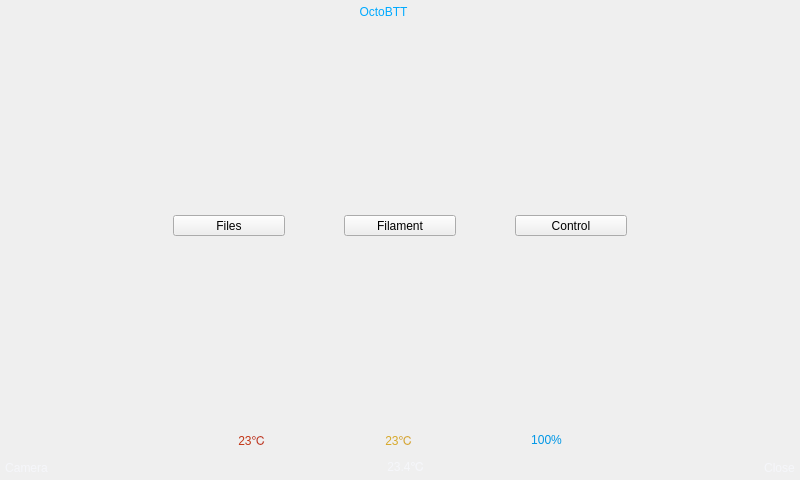
<?xml version="1.0" encoding="UTF-8"?>
<ui version="4.0">
 <class>MainWindow</class>
 <widget class="QMainWindow" name="MainWindow">
  <property name="windowModality">
   <enum>Qt::WindowModal</enum>
  </property>
  <property name="geometry">
   <rect>
    <x>0</x>
    <y>0</y>
    <width>800</width>
    <height>480</height>
   </rect>
  </property>
  <property name="sizePolicy">
   <sizepolicy hsizetype="Fixed" vsizetype="Fixed">
    <horstretch>0</horstretch>
    <verstretch>0</verstretch>
   </sizepolicy>
  </property>
  <property name="windowTitle">
   <string>OctoBTT</string>
  </property>
  <property name="windowIcon">
   <iconset resource="assets.qrc">
    <normaloff>:/assets/icon/BTT_Duck.svg</normaloff>:/assets/icon/BTT_Duck.svg</iconset>
  </property>
  <widget class="QWidget" name="centralwidget">
   <property name="sizePolicy">
    <sizepolicy hsizetype="Fixed" vsizetype="Fixed">
     <horstretch>0</horstretch>
     <verstretch>0</verstretch>
    </sizepolicy>
   </property>
   <property name="whatsThis">
    <string/>
   </property>
   <layout class="QVBoxLayout" name="verticalLayout">
    <property name="leftMargin">
     <number>5</number>
    </property>
    <property name="topMargin">
     <number>5</number>
    </property>
    <property name="rightMargin">
     <number>5</number>
    </property>
    <property name="bottomMargin">
     <number>5</number>
    </property>
    <item>
     <layout class="QVBoxLayout" name="verticalLayout_2" stretch="3,18,2,1">
      <property name="spacing">
       <number>3</number>
      </property>
      <property name="sizeConstraint">
       <enum>QLayout::SetDefaultConstraint</enum>
      </property>
      <item>
       <layout class="QHBoxLayout" name="horizontalLayout">
        <property name="spacing">
         <number>2</number>
        </property>
        <property name="sizeConstraint">
         <enum>QLayout::SetFixedSize</enum>
        </property>
        <item>
         <spacer name="horizontalSpacer">
          <property name="orientation">
           <enum>Qt::Horizontal</enum>
          </property>
          <property name="sizeType">
           <enum>QSizePolicy::MinimumExpanding</enum>
          </property>
          <property name="sizeHint" stdset="0">
           <size>
            <width>5</width>
            <height>10</height>
           </size>
          </property>
         </spacer>
        </item>
        <item>
         <widget class="QPushButton" name="UILogo">
          <property name="sizePolicy">
           <sizepolicy hsizetype="Preferred" vsizetype="Fixed">
            <horstretch>0</horstretch>
            <verstretch>0</verstretch>
           </sizepolicy>
          </property>
          <property name="cursor">
           <cursorShape>ArrowCursor</cursorShape>
          </property>
          <property name="styleSheet">
           <string notr="true">border:none;font: 40pt &quot;Gill Sans Ultra Bold&quot;;
color: rgb(0, 170, 255);</string>
          </property>
          <property name="text">
           <string>OctoBTT</string>
          </property>
          <property name="icon">
           <iconset resource="assets.qrc">
            <normaloff>:/assets/icon/icon-main-btt-blue.svg</normaloff>:/assets/icon/icon-main-btt-blue.svg</iconset>
          </property>
          <property name="iconSize">
           <size>
            <width>72</width>
            <height>72</height>
           </size>
          </property>
         </widget>
        </item>
        <item>
         <spacer name="horizontalSpacer_2">
          <property name="orientation">
           <enum>Qt::Horizontal</enum>
          </property>
          <property name="sizeType">
           <enum>QSizePolicy::MinimumExpanding</enum>
          </property>
          <property name="sizeHint" stdset="0">
           <size>
            <width>5</width>
            <height>10</height>
           </size>
          </property>
         </spacer>
        </item>
        <item>
         <widget class="QPushButton" name="Btn_setting">
          <property name="enabled">
           <bool>true</bool>
          </property>
          <property name="sizePolicy">
           <sizepolicy hsizetype="Preferred" vsizetype="Fixed">
            <horstretch>0</horstretch>
            <verstretch>0</verstretch>
           </sizepolicy>
          </property>
          <property name="cursor">
           <cursorShape>PointingHandCursor</cursorShape>
          </property>
          <property name="contextMenuPolicy">
           <enum>Qt::NoContextMenu</enum>
          </property>
          <property name="toolTip">
           <string/>
          </property>
          <property name="whatsThis">
           <string>BTStyleSheet4</string>
          </property>
          <property name="styleSheet">
           <string notr="true">border:none;</string>
          </property>
          <property name="text">
           <string/>
          </property>
          <property name="icon">
           <iconset resource="assets.qrc">
            <normaloff>:/assets/xitongpeizhi.svg</normaloff>:/assets/xitongpeizhi.svg</iconset>
          </property>
          <property name="iconSize">
           <size>
            <width>72</width>
            <height>72</height>
           </size>
          </property>
         </widget>
        </item>
       </layout>
      </item>
      <item>
       <layout class="QHBoxLayout" name="horizontalLayout_6" stretch="3,2,1,2,1,2,3">
        <property name="spacing">
         <number>3</number>
        </property>
        <item>
         <spacer name="horizontalSpacer_9">
          <property name="orientation">
           <enum>Qt::Horizontal</enum>
          </property>
          <property name="sizeType">
           <enum>QSizePolicy::MinimumExpanding</enum>
          </property>
          <property name="sizeHint" stdset="0">
           <size>
            <width>5</width>
            <height>10</height>
           </size>
          </property>
         </spacer>
        </item>
        <item>
         <layout class="QVBoxLayout" name="verticalLayout_3" stretch="1,0,1">
          <property name="spacing">
           <number>0</number>
          </property>
          <item>
           <spacer name="verticalSpacer_2">
            <property name="orientation">
             <enum>Qt::Vertical</enum>
            </property>
            <property name="sizeType">
             <enum>QSizePolicy::Preferred</enum>
            </property>
            <property name="sizeHint" stdset="0">
             <size>
              <width>10</width>
              <height>60</height>
             </size>
            </property>
           </spacer>
          </item>
          <item>
           <widget class="QToolButton" name="Btn_FS">
            <property name="sizePolicy">
             <sizepolicy hsizetype="Expanding" vsizetype="MinimumExpanding">
              <horstretch>0</horstretch>
              <verstretch>0</verstretch>
             </sizepolicy>
            </property>
            <property name="sizeIncrement">
             <size>
              <width>96</width>
              <height>86</height>
             </size>
            </property>
            <property name="cursor">
             <cursorShape>PointingHandCursor</cursorShape>
            </property>
            <property name="contextMenuPolicy">
             <enum>Qt::NoContextMenu</enum>
            </property>
            <property name="whatsThis">
             <string>BTStyleSheet9</string>
            </property>
            <property name="styleSheet">
             <string notr="true"/>
            </property>
            <property name="text">
             <string>Files</string>
            </property>
            <property name="icon">
             <iconset resource="assets.qrc">
              <normaloff>:/assets/wenjian.svg</normaloff>:/assets/wenjian.svg</iconset>
            </property>
            <property name="iconSize">
             <size>
              <width>96</width>
              <height>96</height>
             </size>
            </property>
            <property name="toolButtonStyle">
             <enum>Qt::ToolButtonTextUnderIcon</enum>
            </property>
           </widget>
          </item>
          <item>
           <spacer name="verticalSpacer_5">
            <property name="orientation">
             <enum>Qt::Vertical</enum>
            </property>
            <property name="sizeType">
             <enum>QSizePolicy::Preferred</enum>
            </property>
            <property name="sizeHint" stdset="0">
             <size>
              <width>10</width>
              <height>60</height>
             </size>
            </property>
           </spacer>
          </item>
         </layout>
        </item>
        <item>
         <spacer name="horizontalSpacer_19">
          <property name="orientation">
           <enum>Qt::Horizontal</enum>
          </property>
          <property name="sizeType">
           <enum>QSizePolicy::MinimumExpanding</enum>
          </property>
          <property name="sizeHint" stdset="0">
           <size>
            <width>5</width>
            <height>10</height>
           </size>
          </property>
         </spacer>
        </item>
        <item>
         <layout class="QVBoxLayout" name="verticalLayout_4" stretch="1,0,1">
          <property name="spacing">
           <number>0</number>
          </property>
          <item>
           <spacer name="verticalSpacer_3">
            <property name="orientation">
             <enum>Qt::Vertical</enum>
            </property>
            <property name="sizeType">
             <enum>QSizePolicy::Preferred</enum>
            </property>
            <property name="sizeHint" stdset="0">
             <size>
              <width>10</width>
              <height>60</height>
             </size>
            </property>
           </spacer>
          </item>
          <item>
           <widget class="QToolButton" name="Btn_Filament">
            <property name="sizePolicy">
             <sizepolicy hsizetype="Expanding" vsizetype="Expanding">
              <horstretch>0</horstretch>
              <verstretch>0</verstretch>
             </sizepolicy>
            </property>
            <property name="minimumSize">
             <size>
              <width>0</width>
              <height>0</height>
             </size>
            </property>
            <property name="cursor">
             <cursorShape>PointingHandCursor</cursorShape>
            </property>
            <property name="contextMenuPolicy">
             <enum>Qt::NoContextMenu</enum>
            </property>
            <property name="whatsThis">
             <string>BTStyleSheet9</string>
            </property>
            <property name="styleSheet">
             <string notr="true"/>
            </property>
            <property name="text">
             <string>Filament</string>
            </property>
            <property name="icon">
             <iconset resource="assets.qrc">
              <normaloff>:/assets/haocaiguanli.svg</normaloff>:/assets/haocaiguanli.svg</iconset>
            </property>
            <property name="iconSize">
             <size>
              <width>96</width>
              <height>96</height>
             </size>
            </property>
            <property name="toolButtonStyle">
             <enum>Qt::ToolButtonTextUnderIcon</enum>
            </property>
           </widget>
          </item>
          <item>
           <spacer name="verticalSpacer_6">
            <property name="orientation">
             <enum>Qt::Vertical</enum>
            </property>
            <property name="sizeType">
             <enum>QSizePolicy::Preferred</enum>
            </property>
            <property name="sizeHint" stdset="0">
             <size>
              <width>10</width>
              <height>20</height>
             </size>
            </property>
           </spacer>
          </item>
         </layout>
        </item>
        <item>
         <spacer name="horizontalSpacer_18">
          <property name="orientation">
           <enum>Qt::Horizontal</enum>
          </property>
          <property name="sizeType">
           <enum>QSizePolicy::MinimumExpanding</enum>
          </property>
          <property name="sizeHint" stdset="0">
           <size>
            <width>5</width>
            <height>10</height>
           </size>
          </property>
         </spacer>
        </item>
        <item>
         <layout class="QVBoxLayout" name="verticalLayout_5" stretch="1,0,1">
          <property name="spacing">
           <number>0</number>
          </property>
          <item>
           <spacer name="verticalSpacer_4">
            <property name="orientation">
             <enum>Qt::Vertical</enum>
            </property>
            <property name="sizeType">
             <enum>QSizePolicy::Preferred</enum>
            </property>
            <property name="sizeHint" stdset="0">
             <size>
              <width>10</width>
              <height>60</height>
             </size>
            </property>
           </spacer>
          </item>
          <item>
           <widget class="QToolButton" name="Btn_Ctrl">
            <property name="sizePolicy">
             <sizepolicy hsizetype="Expanding" vsizetype="Expanding">
              <horstretch>0</horstretch>
              <verstretch>0</verstretch>
             </sizepolicy>
            </property>
            <property name="cursor">
             <cursorShape>PointingHandCursor</cursorShape>
            </property>
            <property name="contextMenuPolicy">
             <enum>Qt::NoContextMenu</enum>
            </property>
            <property name="toolTip">
             <string/>
            </property>
            <property name="whatsThis">
             <string>BTStyleSheet9</string>
            </property>
            <property name="styleSheet">
             <string notr="true"/>
            </property>
            <property name="text">
             <string>Control</string>
            </property>
            <property name="icon">
             <iconset resource="assets.qrc">
              <normaloff>:/assets/Ddayin.svg</normaloff>:/assets/Ddayin.svg</iconset>
            </property>
            <property name="iconSize">
             <size>
              <width>96</width>
              <height>96</height>
             </size>
            </property>
            <property name="toolButtonStyle">
             <enum>Qt::ToolButtonTextUnderIcon</enum>
            </property>
           </widget>
          </item>
          <item>
           <spacer name="verticalSpacer_7">
            <property name="orientation">
             <enum>Qt::Vertical</enum>
            </property>
            <property name="sizeType">
             <enum>QSizePolicy::Preferred</enum>
            </property>
            <property name="sizeHint" stdset="0">
             <size>
              <width>10</width>
              <height>20</height>
             </size>
            </property>
           </spacer>
          </item>
         </layout>
        </item>
        <item>
         <spacer name="horizontalSpacer_8">
          <property name="orientation">
           <enum>Qt::Horizontal</enum>
          </property>
          <property name="sizeType">
           <enum>QSizePolicy::MinimumExpanding</enum>
          </property>
          <property name="sizeHint" stdset="0">
           <size>
            <width>5</width>
            <height>10</height>
           </size>
          </property>
         </spacer>
        </item>
       </layout>
      </item>
      <item>
       <layout class="QHBoxLayout" name="horizontalLayout_4" stretch="0,0,0,0,0,0,0,0,0">
        <property name="spacing">
         <number>2</number>
        </property>
        <property name="sizeConstraint">
         <enum>QLayout::SetFixedSize</enum>
        </property>
        <item>
         <spacer name="horizontalSpacer_10">
          <property name="orientation">
           <enum>Qt::Horizontal</enum>
          </property>
          <property name="sizeType">
           <enum>QSizePolicy::MinimumExpanding</enum>
          </property>
          <property name="sizeHint" stdset="0">
           <size>
            <width>5</width>
            <height>10</height>
           </size>
          </property>
         </spacer>
        </item>
        <item>
         <spacer name="horizontalSpacer_14">
          <property name="orientation">
           <enum>Qt::Horizontal</enum>
          </property>
          <property name="sizeType">
           <enum>QSizePolicy::MinimumExpanding</enum>
          </property>
          <property name="sizeHint" stdset="0">
           <size>
            <width>5</width>
            <height>10</height>
           </size>
          </property>
         </spacer>
        </item>
        <item>
         <widget class="QPushButton" name="Btn_CP_1">
          <property name="sizePolicy">
           <sizepolicy hsizetype="Preferred" vsizetype="Fixed">
            <horstretch>0</horstretch>
            <verstretch>0</verstretch>
           </sizepolicy>
          </property>
          <property name="cursor">
           <cursorShape>PointingHandCursor</cursorShape>
          </property>
          <property name="whatsThis">
           <string>BTStyleSheet3</string>
          </property>
          <property name="styleSheet">
           <string notr="true">border:none;
font: 75 30pt &quot;Gill Sans MT&quot;;
color: rgb(194, 54, 22);
</string>
          </property>
          <property name="text">
           <string>23℃</string>
          </property>
          <property name="icon">
           <iconset resource="assets.qrc">
            <normaloff>:/assets/penzui.svg</normaloff>:/assets/penzui.svg</iconset>
          </property>
          <property name="iconSize">
           <size>
            <width>64</width>
            <height>64</height>
           </size>
          </property>
         </widget>
        </item>
        <item>
         <spacer name="horizontalSpacer_11">
          <property name="orientation">
           <enum>Qt::Horizontal</enum>
          </property>
          <property name="sizeType">
           <enum>QSizePolicy::MinimumExpanding</enum>
          </property>
          <property name="sizeHint" stdset="0">
           <size>
            <width>5</width>
            <height>10</height>
           </size>
          </property>
         </spacer>
        </item>
        <item>
         <widget class="QPushButton" name="Btn_CP_2">
          <property name="sizePolicy">
           <sizepolicy hsizetype="Preferred" vsizetype="Fixed">
            <horstretch>0</horstretch>
            <verstretch>0</verstretch>
           </sizepolicy>
          </property>
          <property name="cursor">
           <cursorShape>PointingHandCursor</cursorShape>
          </property>
          <property name="whatsThis">
           <string>BTStyleSheet3</string>
          </property>
          <property name="styleSheet">
           <string notr="true">border:none;
font: 75 30pt &quot;Gill Sans MT&quot;;
color: rgb(215, 169, 42);</string>
          </property>
          <property name="text">
           <string>23℃</string>
          </property>
          <property name="icon">
           <iconset resource="assets.qrc">
            <normaloff>:/assets/re.svg</normaloff>:/assets/re.svg</iconset>
          </property>
          <property name="iconSize">
           <size>
            <width>64</width>
            <height>64</height>
           </size>
          </property>
         </widget>
        </item>
        <item>
         <spacer name="horizontalSpacer_12">
          <property name="orientation">
           <enum>Qt::Horizontal</enum>
          </property>
          <property name="sizeType">
           <enum>QSizePolicy::MinimumExpanding</enum>
          </property>
          <property name="sizeHint" stdset="0">
           <size>
            <width>5</width>
            <height>10</height>
           </size>
          </property>
         </spacer>
        </item>
        <item>
         <widget class="QPushButton" name="Btn_CP_3">
          <property name="sizePolicy">
           <sizepolicy hsizetype="Preferred" vsizetype="Fixed">
            <horstretch>0</horstretch>
            <verstretch>0</verstretch>
           </sizepolicy>
          </property>
          <property name="cursor">
           <cursorShape>PointingHandCursor</cursorShape>
          </property>
          <property name="whatsThis">
           <string>BTStyleSheet3</string>
          </property>
          <property name="styleSheet">
           <string notr="true">border:none;
color: rgb(0, 151, 230);
font: 75 30pt &quot;Gill Sans MT&quot;;</string>
          </property>
          <property name="text">
           <string>100%</string>
          </property>
          <property name="icon">
           <iconset resource="assets.qrc">
            <normaloff>:/assets/fan.svg</normaloff>:/assets/fan.svg</iconset>
          </property>
          <property name="iconSize">
           <size>
            <width>64</width>
            <height>64</height>
           </size>
          </property>
         </widget>
        </item>
        <item>
         <spacer name="horizontalSpacer_15">
          <property name="orientation">
           <enum>Qt::Horizontal</enum>
          </property>
          <property name="sizeType">
           <enum>QSizePolicy::MinimumExpanding</enum>
          </property>
          <property name="sizeHint" stdset="0">
           <size>
            <width>5</width>
            <height>10</height>
           </size>
          </property>
         </spacer>
        </item>
        <item>
         <spacer name="horizontalSpacer_13">
          <property name="orientation">
           <enum>Qt::Horizontal</enum>
          </property>
          <property name="sizeType">
           <enum>QSizePolicy::MinimumExpanding</enum>
          </property>
          <property name="sizeHint" stdset="0">
           <size>
            <width>5</width>
            <height>10</height>
           </size>
          </property>
         </spacer>
        </item>
       </layout>
      </item>
      <item>
       <layout class="QHBoxLayout" name="horizontalLayout_2">
        <property name="spacing">
         <number>2</number>
        </property>
        <property name="sizeConstraint">
         <enum>QLayout::SetFixedSize</enum>
        </property>
        <item alignment="Qt::AlignLeft|Qt::AlignBottom">
         <widget class="QPushButton" name="Btn_Camera">
          <property name="sizePolicy">
           <sizepolicy hsizetype="Fixed" vsizetype="Fixed">
            <horstretch>0</horstretch>
            <verstretch>0</verstretch>
           </sizepolicy>
          </property>
          <property name="cursor">
           <cursorShape>PointingHandCursor</cursorShape>
          </property>
          <property name="whatsThis">
           <string>BTStyleSheet3</string>
          </property>
          <property name="styleSheet">
           <string notr="true">border:none;;
font: 20pt &quot;Gill Sans MT&quot;;
color: rgb(245, 246, 250);</string>
          </property>
          <property name="text">
           <string>Camera</string>
          </property>
          <property name="icon">
           <iconset resource="assets.qrc">
            <normaloff>:/assets/video.svg</normaloff>:/assets/video.svg</iconset>
          </property>
          <property name="iconSize">
           <size>
            <width>32</width>
            <height>32</height>
           </size>
          </property>
         </widget>
        </item>
        <item>
         <spacer name="horizontalSpacer_16">
          <property name="orientation">
           <enum>Qt::Horizontal</enum>
          </property>
          <property name="sizeType">
           <enum>QSizePolicy::MinimumExpanding</enum>
          </property>
          <property name="sizeHint" stdset="0">
           <size>
            <width>5</width>
            <height>10</height>
           </size>
          </property>
         </spacer>
        </item>
        <item alignment="Qt::AlignHCenter|Qt::AlignBottom">
         <widget class="QPushButton" name="Btn_CP">
          <property name="sizePolicy">
           <sizepolicy hsizetype="Fixed" vsizetype="Fixed">
            <horstretch>0</horstretch>
            <verstretch>0</verstretch>
           </sizepolicy>
          </property>
          <property name="cursor">
           <cursorShape>PointingHandCursor</cursorShape>
          </property>
          <property name="styleSheet">
           <string notr="true">border:none;
font: 20pt &quot;Gill Sans MT&quot;;
color: rgb(245, 246, 250);</string>
          </property>
          <property name="text">
           <string>23.4℃</string>
          </property>
          <property name="icon">
           <iconset resource="assets.qrc">
            <normaloff>:/assets/thermometer.svg</normaloff>:/assets/thermometer.svg</iconset>
          </property>
          <property name="iconSize">
           <size>
            <width>32</width>
            <height>32</height>
           </size>
          </property>
         </widget>
        </item>
        <item>
         <spacer name="horizontalSpacer_17">
          <property name="orientation">
           <enum>Qt::Horizontal</enum>
          </property>
          <property name="sizeType">
           <enum>QSizePolicy::MinimumExpanding</enum>
          </property>
          <property name="sizeHint" stdset="0">
           <size>
            <width>5</width>
            <height>10</height>
           </size>
          </property>
         </spacer>
        </item>
        <item alignment="Qt::AlignRight|Qt::AlignBottom">
         <widget class="QPushButton" name="Btn_ConnectState">
          <property name="sizePolicy">
           <sizepolicy hsizetype="Fixed" vsizetype="Fixed">
            <horstretch>0</horstretch>
            <verstretch>0</verstretch>
           </sizepolicy>
          </property>
          <property name="cursor">
           <cursorShape>ArrowCursor</cursorShape>
          </property>
          <property name="layoutDirection">
           <enum>Qt::RightToLeft</enum>
          </property>
          <property name="styleSheet">
           <string notr="true">border:none;
font: 20pt &quot;Gill Sans MT&quot;;
color: rgb(245, 246, 250);</string>
          </property>
          <property name="text">
           <string>Close</string>
          </property>
          <property name="icon">
           <iconset resource="assets.qrc">
            <normaloff>:/assets/icon/BingoTouch_Logo_H.svg</normaloff>:/assets/icon/BingoTouch_Logo_H.svg</iconset>
          </property>
          <property name="iconSize">
           <size>
            <width>32</width>
            <height>32</height>
           </size>
          </property>
         </widget>
        </item>
       </layout>
      </item>
     </layout>
    </item>
   </layout>
  </widget>
 </widget>
 <resources>
  <include location="assets.qrc"/>
 </resources>
 <connections>
  <connection>
   <sender>Btn_CP_1</sender>
   <signal>clicked()</signal>
   <receiver>Btn_CP</receiver>
   <slot>click()</slot>
   <hints>
    <hint type="sourcelabel">
     <x>188</x>
     <y>408</y>
    </hint>
    <hint type="destinationlabel">
     <x>377</x>
     <y>461</y>
    </hint>
   </hints>
  </connection>
  <connection>
   <sender>Btn_CP_2</sender>
   <signal>clicked()</signal>
   <receiver>Btn_CP</receiver>
   <slot>click()</slot>
   <hints>
    <hint type="sourcelabel">
     <x>395</x>
     <y>408</y>
    </hint>
    <hint type="destinationlabel">
     <x>377</x>
     <y>461</y>
    </hint>
   </hints>
  </connection>
  <connection>
   <sender>Btn_CP_3</sender>
   <signal>clicked()</signal>
   <receiver>Btn_CP</receiver>
   <slot>click()</slot>
   <hints>
    <hint type="sourcelabel">
     <x>606</x>
     <y>408</y>
    </hint>
    <hint type="destinationlabel">
     <x>377</x>
     <y>461</y>
    </hint>
   </hints>
  </connection>
 </connections>
</ui>
